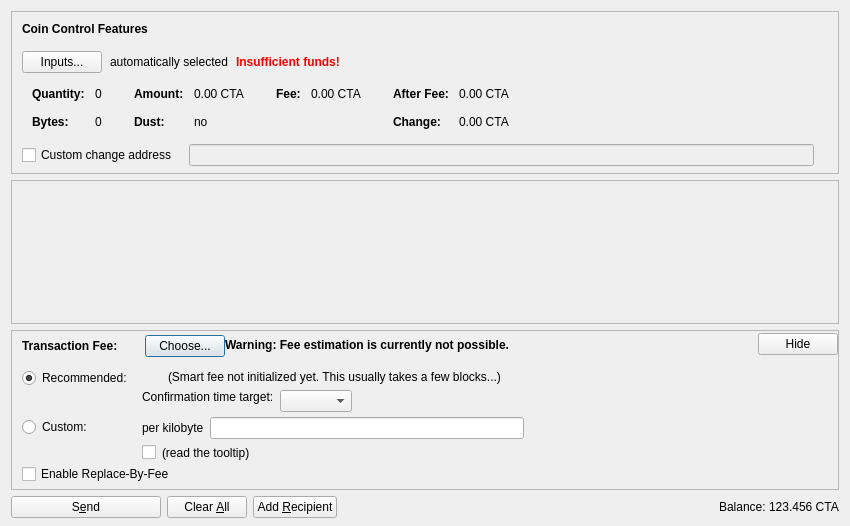
<?xml version="1.0" encoding="UTF-8"?>
<ui version="4.0">
 <class>SendCoinsDialog</class>
 <widget class="QDialog" name="SendCoinsDialog">
  <property name="geometry">
   <rect>
    <x>0</x>
    <y>0</y>
    <width>850</width>
    <height>526</height>
   </rect>
  </property>
  <property name="windowTitle">
   <string>Send Coins</string>
  </property>
  <layout class="QVBoxLayout" name="verticalLayout" stretch="0,1,0,0">
   <property name="bottomMargin">
    <number>8</number>
   </property>
   <item>
    <widget class="QFrame" name="frameCoinControl">
     <property name="sizePolicy">
      <sizepolicy hsizetype="Expanding" vsizetype="Expanding">
       <horstretch>0</horstretch>
       <verstretch>0</verstretch>
      </sizepolicy>
     </property>
     <property name="maximumSize">
      <size>
       <width>16777215</width>
       <height>16777215</height>
      </size>
     </property>
     <property name="frameShape">
      <enum>QFrame::StyledPanel</enum>
     </property>
     <property name="frameShadow">
      <enum>QFrame::Sunken</enum>
     </property>
     <layout class="QVBoxLayout" name="verticalLayoutCoinControl2">
      <property name="spacing">
       <number>0</number>
      </property>
      <property name="leftMargin">
       <number>0</number>
      </property>
      <property name="topMargin">
       <number>0</number>
      </property>
      <property name="rightMargin">
       <number>0</number>
      </property>
      <property name="bottomMargin">
       <number>6</number>
      </property>
      <item>
       <layout class="QVBoxLayout" name="verticalLayoutCoinControl" stretch="0,0,0,0,1">
        <property name="spacing">
         <number>0</number>
        </property>
        <property name="leftMargin">
         <number>10</number>
        </property>
        <property name="topMargin">
         <number>10</number>
        </property>
        <item>
         <layout class="QHBoxLayout" name="horizontalLayoutCoinControl1">
          <property name="bottomMargin">
           <number>15</number>
          </property>
          <item>
           <widget class="QLabel" name="labelCoinControlFeatures">
            <property name="sizePolicy">
             <sizepolicy hsizetype="Preferred" vsizetype="Maximum">
              <horstretch>0</horstretch>
              <verstretch>0</verstretch>
             </sizepolicy>
            </property>
            <property name="font">
             <font>
              <weight>75</weight>
              <bold>true</bold>
             </font>
            </property>
            <property name="styleSheet">
             <string notr="true">font-weight:bold;</string>
            </property>
            <property name="text">
             <string>Coin Control Features</string>
            </property>
           </widget>
          </item>
         </layout>
        </item>
        <item>
         <layout class="QHBoxLayout" name="horizontalLayoutCoinControl2" stretch="0,0,0,0">
          <property name="spacing">
           <number>8</number>
          </property>
          <property name="bottomMargin">
           <number>10</number>
          </property>
          <item>
           <widget class="QPushButton" name="pushButtonCoinControl">
            <property name="styleSheet">
             <string notr="true"/>
            </property>
            <property name="text">
             <string>Inputs...</string>
            </property>
            <property name="autoDefault">
             <bool>false</bool>
            </property>
           </widget>
          </item>
          <item>
           <widget class="QLabel" name="labelCoinControlAutomaticallySelected">
            <property name="text">
             <string>automatically selected</string>
            </property>
            <property name="margin">
             <number>5</number>
            </property>
           </widget>
          </item>
          <item>
           <widget class="QLabel" name="labelCoinControlInsuffFunds">
            <property name="font">
             <font>
              <weight>75</weight>
              <bold>true</bold>
             </font>
            </property>
            <property name="styleSheet">
             <string notr="true">color:red;font-weight:bold;</string>
            </property>
            <property name="text">
             <string>Insufficient funds!</string>
            </property>
            <property name="margin">
             <number>5</number>
            </property>
           </widget>
          </item>
          <item>
           <spacer name="horizontalSpacerCoinControl">
            <property name="orientation">
             <enum>Qt::Horizontal</enum>
            </property>
            <property name="sizeHint" stdset="0">
             <size>
              <width>40</width>
              <height>1</height>
             </size>
            </property>
           </spacer>
          </item>
         </layout>
        </item>
        <item>
         <widget class="QWidget" name="widgetCoinControl" native="true">
          <property name="sizePolicy">
           <sizepolicy hsizetype="Preferred" vsizetype="Preferred">
            <horstretch>0</horstretch>
            <verstretch>0</verstretch>
           </sizepolicy>
          </property>
          <property name="minimumSize">
           <size>
            <width>0</width>
            <height>0</height>
           </size>
          </property>
          <property name="styleSheet">
           <string notr="true"/>
          </property>
          <layout class="QHBoxLayout" name="horizontalLayoutCoinControl5">
           <property name="leftMargin">
            <number>0</number>
           </property>
           <property name="topMargin">
            <number>0</number>
           </property>
           <property name="rightMargin">
            <number>0</number>
           </property>
           <property name="bottomMargin">
            <number>0</number>
           </property>
           <item>
            <layout class="QHBoxLayout" name="horizontalLayoutCoinControl3" stretch="0,0,0,1">
             <property name="spacing">
              <number>20</number>
             </property>
             <property name="topMargin">
              <number>0</number>
             </property>
             <property name="bottomMargin">
              <number>10</number>
             </property>
             <item>
              <layout class="QFormLayout" name="formLayoutCoinControl1">
               <property name="horizontalSpacing">
                <number>10</number>
               </property>
               <property name="verticalSpacing">
                <number>14</number>
               </property>
               <property name="leftMargin">
                <number>10</number>
               </property>
               <property name="topMargin">
                <number>4</number>
               </property>
               <property name="rightMargin">
                <number>6</number>
               </property>
               <item row="0" column="0">
                <widget class="QLabel" name="labelCoinControlQuantityText">
                 <property name="font">
                  <font>
                   <weight>75</weight>
                   <bold>true</bold>
                  </font>
                 </property>
                 <property name="text">
                  <string>Quantity:</string>
                 </property>
                 <property name="margin">
                  <number>0</number>
                 </property>
                </widget>
               </item>
               <item row="0" column="1">
                <widget class="QLabel" name="labelCoinControlQuantity">
                 <property name="cursor">
                  <cursorShape>IBeamCursor</cursorShape>
                 </property>
                 <property name="contextMenuPolicy">
                  <enum>Qt::ActionsContextMenu</enum>
                 </property>
                 <property name="text">
                  <string notr="true">0</string>
                 </property>
                 <property name="margin">
                  <number>0</number>
                 </property>
                 <property name="textInteractionFlags">
                  <set>Qt::LinksAccessibleByMouse|Qt::TextSelectableByKeyboard|Qt::TextSelectableByMouse</set>
                 </property>
                </widget>
               </item>
               <item row="1" column="0">
                <widget class="QLabel" name="labelCoinControlBytesText">
                 <property name="font">
                  <font>
                   <weight>75</weight>
                   <bold>true</bold>
                  </font>
                 </property>
                 <property name="text">
                  <string>Bytes:</string>
                 </property>
                </widget>
               </item>
               <item row="1" column="1">
                <widget class="QLabel" name="labelCoinControlBytes">
                 <property name="cursor">
                  <cursorShape>IBeamCursor</cursorShape>
                 </property>
                 <property name="contextMenuPolicy">
                  <enum>Qt::ActionsContextMenu</enum>
                 </property>
                 <property name="text">
                  <string notr="true">0</string>
                 </property>
                 <property name="textInteractionFlags">
                  <set>Qt::LinksAccessibleByMouse|Qt::TextSelectableByKeyboard|Qt::TextSelectableByMouse</set>
                 </property>
                </widget>
               </item>
              </layout>
             </item>
             <item>
              <layout class="QFormLayout" name="formLayoutCoinControl2">
               <property name="horizontalSpacing">
                <number>10</number>
               </property>
               <property name="verticalSpacing">
                <number>14</number>
               </property>
               <property name="leftMargin">
                <number>6</number>
               </property>
               <property name="topMargin">
                <number>4</number>
               </property>
               <property name="rightMargin">
                <number>6</number>
               </property>
               <item row="0" column="0">
                <widget class="QLabel" name="labelCoinControlAmountText">
                 <property name="font">
                  <font>
                   <weight>75</weight>
                   <bold>true</bold>
                  </font>
                 </property>
                 <property name="text">
                  <string>Amount:</string>
                 </property>
                 <property name="margin">
                  <number>0</number>
                 </property>
                </widget>
               </item>
               <item row="0" column="1">
                <widget class="QLabel" name="labelCoinControlAmount">
                 <property name="cursor">
                  <cursorShape>IBeamCursor</cursorShape>
                 </property>
                 <property name="contextMenuPolicy">
                  <enum>Qt::ActionsContextMenu</enum>
                 </property>
                 <property name="text">
                  <string notr="true">0.00 CTA</string>
                 </property>
                 <property name="textInteractionFlags">
                  <set>Qt::LinksAccessibleByMouse|Qt::TextSelectableByKeyboard|Qt::TextSelectableByMouse</set>
                 </property>
                </widget>
               </item>
               <item row="1" column="0">
                <widget class="QLabel" name="labelCoinControlLowOutputText">
                 <property name="font">
                  <font>
                   <weight>75</weight>
                   <bold>true</bold>
                  </font>
                 </property>
                 <property name="text">
                  <string>Dust:</string>
                 </property>
                </widget>
               </item>
               <item row="1" column="1">
                <widget class="QLabel" name="labelCoinControlLowOutput">
                 <property name="cursor">
                  <cursorShape>IBeamCursor</cursorShape>
                 </property>
                 <property name="contextMenuPolicy">
                  <enum>Qt::ActionsContextMenu</enum>
                 </property>
                 <property name="text">
                  <string notr="true">no</string>
                 </property>
                 <property name="textInteractionFlags">
                  <set>Qt::LinksAccessibleByMouse|Qt::TextSelectableByKeyboard|Qt::TextSelectableByMouse</set>
                 </property>
                </widget>
               </item>
              </layout>
             </item>
             <item>
              <layout class="QFormLayout" name="formLayoutCoinControl3">
               <property name="horizontalSpacing">
                <number>10</number>
               </property>
               <property name="verticalSpacing">
                <number>14</number>
               </property>
               <property name="leftMargin">
                <number>6</number>
               </property>
               <property name="topMargin">
                <number>4</number>
               </property>
               <property name="rightMargin">
                <number>6</number>
               </property>
               <item row="0" column="0">
                <widget class="QLabel" name="labelCoinControlFeeText">
                 <property name="font">
                  <font>
                   <weight>75</weight>
                   <bold>true</bold>
                  </font>
                 </property>
                 <property name="text">
                  <string>Fee:</string>
                 </property>
                 <property name="margin">
                  <number>0</number>
                 </property>
                </widget>
               </item>
               <item row="0" column="1">
                <widget class="QLabel" name="labelCoinControlFee">
                 <property name="cursor">
                  <cursorShape>IBeamCursor</cursorShape>
                 </property>
                 <property name="contextMenuPolicy">
                  <enum>Qt::ActionsContextMenu</enum>
                 </property>
                 <property name="text">
                  <string notr="true">0.00 CTA</string>
                 </property>
                 <property name="textInteractionFlags">
                  <set>Qt::LinksAccessibleByMouse|Qt::TextSelectableByKeyboard|Qt::TextSelectableByMouse</set>
                 </property>
                </widget>
               </item>
              </layout>
             </item>
             <item>
              <layout class="QFormLayout" name="formLayoutCoinControl4">
               <property name="horizontalSpacing">
                <number>10</number>
               </property>
               <property name="verticalSpacing">
                <number>14</number>
               </property>
               <property name="leftMargin">
                <number>6</number>
               </property>
               <property name="topMargin">
                <number>4</number>
               </property>
               <property name="rightMargin">
                <number>6</number>
               </property>
               <item row="0" column="0">
                <widget class="QLabel" name="labelCoinControlAfterFeeText">
                 <property name="font">
                  <font>
                   <weight>75</weight>
                   <bold>true</bold>
                  </font>
                 </property>
                 <property name="text">
                  <string>After Fee:</string>
                 </property>
                 <property name="margin">
                  <number>0</number>
                 </property>
                </widget>
               </item>
               <item row="0" column="1">
                <widget class="QLabel" name="labelCoinControlAfterFee">
                 <property name="cursor">
                  <cursorShape>IBeamCursor</cursorShape>
                 </property>
                 <property name="contextMenuPolicy">
                  <enum>Qt::ActionsContextMenu</enum>
                 </property>
                 <property name="text">
                  <string notr="true">0.00 CTA</string>
                 </property>
                 <property name="textInteractionFlags">
                  <set>Qt::LinksAccessibleByMouse|Qt::TextSelectableByKeyboard|Qt::TextSelectableByMouse</set>
                 </property>
                </widget>
               </item>
               <item row="1" column="0">
                <widget class="QLabel" name="labelCoinControlChangeText">
                 <property name="font">
                  <font>
                   <weight>75</weight>
                   <bold>true</bold>
                  </font>
                 </property>
                 <property name="text">
                  <string>Change:</string>
                 </property>
                </widget>
               </item>
               <item row="1" column="1">
                <widget class="QLabel" name="labelCoinControlChange">
                 <property name="cursor">
                  <cursorShape>IBeamCursor</cursorShape>
                 </property>
                 <property name="contextMenuPolicy">
                  <enum>Qt::ActionsContextMenu</enum>
                 </property>
                 <property name="text">
                  <string notr="true">0.00 CTA</string>
                 </property>
                 <property name="textInteractionFlags">
                  <set>Qt::LinksAccessibleByMouse|Qt::TextSelectableByKeyboard|Qt::TextSelectableByMouse</set>
                 </property>
                </widget>
               </item>
              </layout>
             </item>
            </layout>
           </item>
          </layout>
         </widget>
        </item>
        <item>
         <layout class="QHBoxLayout" name="horizontalLayoutCoinControl4" stretch="0,0,0">
          <property name="spacing">
           <number>12</number>
          </property>
          <property name="sizeConstraint">
           <enum>QLayout::SetDefaultConstraint</enum>
          </property>
          <property name="topMargin">
           <number>5</number>
          </property>
          <property name="rightMargin">
           <number>5</number>
          </property>
          <item>
           <widget class="QCheckBox" name="checkBoxCoinControlChange">
            <property name="toolTip">
             <string>If this is activated, but the change address is empty or invalid, change will be sent to a newly generated address.</string>
            </property>
            <property name="text">
             <string>Custom change address</string>
            </property>
           </widget>
          </item>
          <item>
           <widget class="QValidatedLineEdit" name="lineEditCoinControlChange">
            <property name="enabled">
             <bool>false</bool>
            </property>
            <property name="sizePolicy">
             <sizepolicy hsizetype="Expanding" vsizetype="Fixed">
              <horstretch>0</horstretch>
              <verstretch>0</verstretch>
             </sizepolicy>
            </property>
           </widget>
          </item>
          <item>
           <widget class="QLabel" name="labelCoinControlChangeLabel">
            <property name="sizePolicy">
             <sizepolicy hsizetype="Preferred" vsizetype="Expanding">
              <horstretch>0</horstretch>
              <verstretch>0</verstretch>
             </sizepolicy>
            </property>
            <property name="minimumSize">
             <size>
              <width>0</width>
              <height>0</height>
             </size>
            </property>
            <property name="text">
             <string/>
            </property>
            <property name="margin">
             <number>3</number>
            </property>
           </widget>
          </item>
         </layout>
        </item>
        <item>
         <spacer name="verticalSpacerCoinControl">
          <property name="orientation">
           <enum>Qt::Vertical</enum>
          </property>
          <property name="sizeHint" stdset="0">
           <size>
            <width>800</width>
            <height>1</height>
           </size>
          </property>
         </spacer>
        </item>
       </layout>
      </item>
     </layout>
    </widget>
   </item>
   <item>
    <widget class="QScrollArea" name="scrollArea">
     <property name="widgetResizable">
      <bool>true</bool>
     </property>
     <widget class="QWidget" name="scrollAreaWidgetContents">
      <property name="geometry">
       <rect>
        <x>0</x>
        <y>0</y>
        <width>830</width>
        <height>104</height>
       </rect>
      </property>
      <layout class="QVBoxLayout" name="verticalLayout_2" stretch="0,1">
       <property name="leftMargin">
        <number>0</number>
       </property>
       <property name="topMargin">
        <number>0</number>
       </property>
       <property name="rightMargin">
        <number>0</number>
       </property>
       <property name="bottomMargin">
        <number>0</number>
       </property>
       <item>
        <layout class="QVBoxLayout" name="entries">
         <property name="spacing">
          <number>6</number>
         </property>
        </layout>
       </item>
       <item>
        <spacer name="verticalSpacer">
         <property name="orientation">
          <enum>Qt::Vertical</enum>
         </property>
         <property name="sizeHint" stdset="0">
          <size>
           <width>20</width>
           <height>40</height>
          </size>
         </property>
        </spacer>
       </item>
      </layout>
     </widget>
    </widget>
   </item>
   <item>
    <widget class="QFrame" name="frameFee">
     <property name="sizePolicy">
      <sizepolicy hsizetype="Expanding" vsizetype="Expanding">
       <horstretch>0</horstretch>
       <verstretch>0</verstretch>
      </sizepolicy>
     </property>
     <property name="maximumSize">
      <size>
       <width>16777215</width>
       <height>16777215</height>
      </size>
     </property>
     <property name="frameShape">
      <enum>QFrame::StyledPanel</enum>
     </property>
     <property name="frameShadow">
      <enum>QFrame::Sunken</enum>
     </property>
     <layout class="QVBoxLayout" name="verticalLayoutFee1">
      <property name="spacing">
       <number>0</number>
      </property>
      <property name="leftMargin">
       <number>0</number>
      </property>
      <property name="topMargin">
       <number>0</number>
      </property>
      <property name="rightMargin">
       <number>0</number>
      </property>
      <property name="bottomMargin">
       <number>0</number>
      </property>
      <item>
       <layout class="QVBoxLayout" name="verticalLayoutFee2" stretch="0,0,0">
        <property name="spacing">
         <number>0</number>
        </property>
        <property name="leftMargin">
         <number>10</number>
        </property>
        <property name="topMargin">
         <number>0</number>
        </property>
        <item>
         <layout class="QHBoxLayout" name="horizontalLayoutFee1">
          <property name="bottomMargin">
           <number>0</number>
          </property>
          <item>
           <layout class="QVBoxLayout" name="verticalLayoutFee7">
            <property name="spacing">
             <number>0</number>
            </property>
            <item>
             <spacer name="verticalSpacerSmartFee">
              <property name="orientation">
               <enum>Qt::Vertical</enum>
              </property>
              <property name="sizeType">
               <enum>QSizePolicy::Fixed</enum>
              </property>
              <property name="sizeHint" stdset="0">
               <size>
                <width>1</width>
                <height>4</height>
               </size>
              </property>
             </spacer>
            </item>
            <item>
             <layout class="QHBoxLayout" name="horizontalLayoutSmartFee">
              <property name="spacing">
               <number>10</number>
              </property>
              <item>
               <widget class="QLabel" name="labelFeeHeadline">
                <property name="sizePolicy">
                 <sizepolicy hsizetype="Preferred" vsizetype="Maximum">
                  <horstretch>0</horstretch>
                  <verstretch>0</verstretch>
                 </sizepolicy>
                </property>
                <property name="font">
                 <font>
                  <weight>75</weight>
                  <bold>true</bold>
                 </font>
                </property>
                <property name="styleSheet">
                 <string notr="true">font-weight:bold;</string>
                </property>
                <property name="text">
                 <string>Transaction Fee:</string>
                </property>
               </widget>
              </item>
              <item>
               <widget class="QLabel" name="labelFeeMinimized">
                <property name="text">
                 <string/>
                </property>
               </widget>
              </item>
              <item>
               <widget class="QPushButton" name="buttonChooseFee">
                <property name="text">
                 <string>Choose...</string>
                </property>
               </widget>
              </item>
             </layout>
            </item>
            <item>
             <spacer name="verticalSpacer_5">
              <property name="orientation">
               <enum>Qt::Vertical</enum>
              </property>
              <property name="sizeHint" stdset="0">
               <size>
                <width>1</width>
                <height>1</height>
               </size>
              </property>
             </spacer>
            </item>
           </layout>
          </item>
          <item>
           <widget class="QLabel" name="fallbackFeeWarningLabel">
            <property name="toolTip">
             <string>Using the fallbackfee can result in sending a transaction that will take several hours or days (or never) to confirm. Consider choosing your fee manually or wait until you have validated the complete chain.</string>
            </property>
            <property name="font">
            <font>
                <weight>75</weight>
                <bold>true</bold>
            </font>
            </property>
            <property name="text">
             <string>Warning: Fee estimation is currently not possible.</string>
            </property>
            <property name="wordWrap">
             <bool>false</bool>
            </property>
           </widget>
          </item>
          <item>
           <spacer name="horizontalSpacer_4">
            <property name="orientation">
             <enum>Qt::Horizontal</enum>
            </property>
            <property name="sizeType">
             <enum>QSizePolicy::MinimumExpanding</enum>
            </property>
            <property name="sizeHint" stdset="0">
             <size>
              <width>40</width>
              <height>20</height>
             </size>
            </property>
           </spacer>
          </item>
          <item>
           <widget class="QPushButton" name="buttonMinimizeFee">
            <property name="toolTip">
             <string>collapse fee-settings</string>
            </property>
            <property name="text">
             <string>Hide</string>
            </property>
           </widget>
          </item>
         </layout>
        </item>
        <item>
         <widget class="QFrame" name="frameFeeSelection">
          <layout class="QVBoxLayout" name="verticalLayoutFee12">
           <property name="spacing">
            <number>0</number>
           </property>
           <property name="leftMargin">
            <number>0</number>
           </property>
           <property name="topMargin">
            <number>0</number>
           </property>
           <property name="rightMargin">
            <number>0</number>
           </property>
           <property name="bottomMargin">
            <number>0</number>
           </property>
           <item>
            <layout class="QGridLayout" name="gridLayoutFee">
             <property name="topMargin">
              <number>10</number>
             </property>
             <property name="bottomMargin">
              <number>4</number>
             </property>
             <property name="horizontalSpacing">
              <number>10</number>
             </property>
             <property name="verticalSpacing">
              <number>4</number>
             </property>
             <item row="1" column="1">
              <layout class="QVBoxLayout" name="verticalLayoutFee8">
               <property name="spacing">
                <number>6</number>
               </property>
               <item>
                <layout class="QHBoxLayout" name="horizontalLayoutFee13">
                 <item>
                  <widget class="QLabel" name="labelCustomPerKilobyte">
                   <property name="toolTip">
                    <string>Specify a custom fee per kB (1,000 bytes) of the transaction's virtual size.

Note:  Since the fee is calculated on a per-byte basis, a fee of "100 satoshis per kB" for a transaction size of 500 bytes (half of 1 kB) would ultimately yield a fee of only 50 satoshis.</string>
                   </property>
                   <property name="text">
                    <string>per kilobyte</string>
                   </property>
                  </widget>
                 </item>
                 <item>
                  <widget class="CatraAmountField" name="customFee"/>
                 </item>
                 <item>
                  <spacer name="horizontalSpacer_6">
                   <property name="orientation">
                    <enum>Qt::Horizontal</enum>
                   </property>
                   <property name="sizeHint" stdset="0">
                    <size>
                     <width>1</width>
                     <height>1</height>
                    </size>
                   </property>
                  </spacer>
                 </item>
                </layout>
               </item>
               <item>
                <layout class="QHBoxLayout" name="horizontalLayoutFee8">
                 <item>
                  <widget class="QCheckBox" name="checkBoxMinimumFee">
                   <property name="toolTip">
                    <string>Paying only the minimum fee is just fine as long as there is less transaction volume than space in the blocks. But be aware that this can end up in a never confirming transaction once there is more demand for catra transactions than the network can process.</string>
                   </property>
                   <property name="text">
                    <string/>
                   </property>
                  </widget>
                 </item>
                 <item>
                  <widget class="QLabel" name="labelMinFeeWarning">
                   <property name="enabled">
                    <bool>true</bool>
                   </property>
                   <property name="toolTip">
                    <string>Paying only the minimum fee is just fine as long as there is less transaction volume than space in the blocks. But be aware that this can end up in a never confirming transaction once there is more demand for catra transactions than the network can process.</string>
                   </property>
                   <property name="text">
                    <string>(read the tooltip)</string>
                   </property>
                   <property name="margin">
                    <number>5</number>
                   </property>
                  </widget>
                 </item>
                 <item>
                  <spacer name="horizontalSpacer_2">
                   <property name="orientation">
                    <enum>Qt::Horizontal</enum>
                   </property>
                   <property name="sizeHint" stdset="0">
                    <size>
                     <width>1</width>
                     <height>1</height>
                    </size>
                   </property>
                  </spacer>
                 </item>
                </layout>
               </item>
              </layout>
             </item>
             <item row="0" column="0">
              <layout class="QVBoxLayout" name="verticalLayoutFee4" stretch="0,1">
               <item>
                <widget class="QRadioButton" name="radioSmartFee">
                 <property name="text">
                  <string>Recommended:</string>
                 </property>
                 <property name="checked">
                  <bool>true</bool>
                 </property>
                 <attribute name="buttonGroup">
                  <string notr="true">groupFee</string>
                 </attribute>
                </widget>
               </item>
               <item>
                <spacer name="verticalSpacer_2">
                 <property name="orientation">
                  <enum>Qt::Vertical</enum>
                 </property>
                 <property name="sizeHint" stdset="0">
                  <size>
                   <width>1</width>
                   <height>1</height>
                  </size>
                 </property>
                </spacer>
               </item>
              </layout>
             </item>
             <item row="1" column="0">
              <layout class="QVBoxLayout" name="verticalLayoutFee9" stretch="0,1">
               <item>
                <widget class="QRadioButton" name="radioCustomFee">
                 <property name="text">
                  <string>Custom:</string>
                 </property>
                 <attribute name="buttonGroup">
                  <string notr="true">groupFee</string>
                 </attribute>
                </widget>
               </item>
               <item>
                <spacer name="verticalSpacer_6">
                 <property name="orientation">
                  <enum>Qt::Vertical</enum>
                 </property>
                 <property name="sizeHint" stdset="0">
                  <size>
                   <width>1</width>
                   <height>1</height>
                  </size>
                 </property>
                </spacer>
               </item>
              </layout>
             </item>
             <item row="0" column="1">
              <layout class="QVBoxLayout" name="verticalLayoutFee3" stretch="0,0,1">
               <property name="spacing">
                <number>6</number>
               </property>
               <property name="topMargin">
                <number>2</number>
               </property>
               <item>
                <layout class="QHBoxLayout" name="horizontalLayoutFee12">
                 <item>
                  <widget class="QLabel" name="labelSmartFee">
                   <property name="text">
                    <string/>
                   </property>
                   <property name="margin">
                    <number>2</number>
                   </property>
                  </widget>
                 </item>
                 <item>
                  <widget class="QLabel" name="labelFeeEstimation">
                   <property name="text">
                    <string/>
                   </property>
                  </widget>
                 </item>
                 <item>
                  <widget class="QLabel" name="labelSmartFee2">
                   <property name="text">
                    <string>(Smart fee not initialized yet. This usually takes a few blocks...)</string>
                   </property>
                   <property name="margin">
                    <number>2</number>
                   </property>
                  </widget>
                 </item>
                 <item>
                  <spacer name="horizontalSpacer_5">
                   <property name="orientation">
                    <enum>Qt::Horizontal</enum>
                   </property>
                   <property name="sizeHint" stdset="0">
                    <size>
                     <width>1</width>
                     <height>1</height>
                    </size>
                   </property>
                  </spacer>
                 </item>
                </layout>
               </item>
               <item>
                <layout class="QHBoxLayout" name="horizontalLayoutFee9">
                 <item>
                  <layout class="QVBoxLayout" name="verticalLayoutFee6">
                   <item>
                    <widget class="QLabel" name="labelSmartFee3">
                     <property name="text">
                      <string>Confirmation time target:</string>
                     </property>
                     <property name="margin">
                      <number>2</number>
                     </property>
                    </widget>
                   </item>
                   <item>
                    <spacer name="verticalSpacer_3">
                     <property name="orientation">
                      <enum>Qt::Vertical</enum>
                     </property>
                     <property name="sizeHint" stdset="0">
                      <size>
                       <width>1</width>
                       <height>1</height>
                      </size>
                     </property>
                    </spacer>
                   </item>
                  </layout>
                 </item>
                 <item>
                  <layout class="QVBoxLayout" name="verticalLayoutFee5">
                   <property name="rightMargin">
                    <number>30</number>
                   </property>
                   <item>
                    <layout class="QHBoxLayout" name="horizontalLayoutConfTarget">
                     <property name="bottomMargin">
                      <number>0</number>
                     </property>
                     <item>
                      <widget class="QComboBox" name="confTargetSelector"/>
                     </item>
                     <item>
                      <spacer name="horizontalSpacerConfTarget">
                       <property name="orientation">
                        <enum>Qt::Horizontal</enum>
                       </property>
                       <property name="sizeHint" stdset="0">
                        <size>
                         <width>40</width>
                         <height>20</height>
                        </size>
                       </property>
                      </spacer>
                     </item>
                    </layout>
                   </item>
                  </layout>
                 </item>
                </layout>
               </item>
               <item>
                <spacer name="verticalSpacer_4">
                 <property name="orientation">
                  <enum>Qt::Vertical</enum>
                 </property>
                 <property name="sizeHint" stdset="0">
                  <size>
                   <width>1</width>
                   <height>1</height>
                  </size>
                 </property>
                </spacer>
               </item>
              </layout>
             </item>
            </layout>
           </item>
           <item>
            <widget class="QCheckBox" name="optInRBF">
             <property name="text">
              <string>Enable Replace-By-Fee</string>
             </property>
             <property name="toolTip">
              <string>With Replace-By-Fee (BIP-125) you can increase a transaction's fee after it is sent. Without this, a higher fee may be recommended to compensate for increased transaction delay risk.</string>
             </property>
            </widget>
           </item>
          </layout>
         </widget>
        </item>
        <item>
         <spacer name="verticalSpacerFee">
          <property name="orientation">
           <enum>Qt::Vertical</enum>
          </property>
          <property name="sizeHint" stdset="0">
           <size>
            <width>40</width>
            <height>5</height>
           </size>
          </property>
         </spacer>
        </item>
       </layout>
      </item>
     </layout>
    </widget>
   </item>
   <item>
    <layout class="QHBoxLayout" name="horizontalLayout">
     <item>
      <widget class="QPushButton" name="sendButton">
       <property name="minimumSize">
        <size>
         <width>150</width>
         <height>0</height>
        </size>
       </property>
       <property name="toolTip">
        <string>Confirm the send action</string>
       </property>
       <property name="text">
        <string>S&amp;end</string>
       </property>
       <property name="icon">
        <iconset resource="../catra.qrc">
         <normaloff>:/icons/send</normaloff>:/icons/send</iconset>
       </property>
       <property name="autoDefault">
        <bool>false</bool>
       </property>
       <property name="default">
        <bool>false</bool>
       </property>
      </widget>
     </item>
     <item>
      <widget class="QPushButton" name="clearButton">
       <property name="sizePolicy">
        <sizepolicy hsizetype="Minimum" vsizetype="Fixed">
         <horstretch>0</horstretch>
         <verstretch>0</verstretch>
        </sizepolicy>
       </property>
       <property name="toolTip">
        <string>Clear all fields of the form.</string>
       </property>
       <property name="text">
        <string>Clear &amp;All</string>
       </property>
       <property name="icon">
        <iconset resource="../catra.qrc">
         <normaloff>:/icons/remove</normaloff>:/icons/remove</iconset>
       </property>
       <property name="autoDefault">
        <bool>false</bool>
       </property>
      </widget>
     </item>
     <item>
      <widget class="QPushButton" name="addButton">
       <property name="toolTip">
        <string>Send to multiple recipients at once</string>
       </property>
       <property name="text">
        <string>Add &amp;Recipient</string>
       </property>
       <property name="icon">
        <iconset resource="../catra.qrc">
         <normaloff>:/icons/add</normaloff>:/icons/add</iconset>
       </property>
       <property name="autoDefault">
        <bool>false</bool>
       </property>
      </widget>
     </item>
     <item>
      <spacer name="horizontalSpacer">
       <property name="orientation">
        <enum>Qt::Horizontal</enum>
       </property>
       <property name="sizeHint" stdset="0">
        <size>
         <width>40</width>
         <height>20</height>
        </size>
       </property>
      </spacer>
     </item>
     <item>
      <layout class="QHBoxLayout" name="horizontalLayout_2">
       <property name="spacing">
        <number>3</number>
       </property>
       <item>
        <widget class="QLabel" name="label">
         <property name="sizePolicy">
          <sizepolicy hsizetype="Preferred" vsizetype="Fixed">
           <horstretch>0</horstretch>
           <verstretch>0</verstretch>
          </sizepolicy>
         </property>
         <property name="text">
          <string>Balance:</string>
         </property>
        </widget>
       </item>
       <item>
        <widget class="QLabel" name="labelBalance">
         <property name="sizePolicy">
          <sizepolicy hsizetype="Preferred" vsizetype="Fixed">
           <horstretch>0</horstretch>
           <verstretch>0</verstretch>
          </sizepolicy>
         </property>
         <property name="cursor">
          <cursorShape>IBeamCursor</cursorShape>
         </property>
         <property name="text">
          <string notr="true">123.456 CTA</string>
         </property>
         <property name="textInteractionFlags">
          <set>Qt::LinksAccessibleByMouse|Qt::TextSelectableByKeyboard|Qt::TextSelectableByMouse</set>
         </property>
        </widget>
       </item>
      </layout>
     </item>
    </layout>
   </item>
  </layout>
 </widget>
 <customwidgets>
  <customwidget>
   <class>QValidatedLineEdit</class>
   <extends>QLineEdit</extends>
   <header>qt/qvalidatedlineedit.h</header>
  </customwidget>
  <customwidget>
   <class>CatraAmountField</class>
   <extends>QLineEdit</extends>
   <header>qt/catraamountfield.h</header>
   <container>1</container>
  </customwidget>
 </customwidgets>
 <resources>
  <include location="../catra.qrc"/>
 </resources>
 <connections/>
 <buttongroups>
  <buttongroup name="groupFee"/>
 </buttongroups>
</ui>
